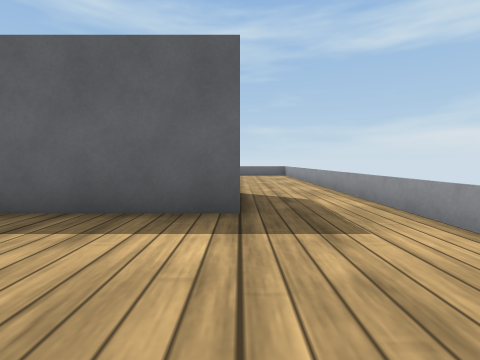
View 1 (above)

21 first-person views from a walk through a robot-simulator world made for Webots. The camera is 0.15 m above the floor, tilts 4° down and sees 85° across. The floor is counted in squares, 0.2 m on a side. Each view is taken from the middle of a square. On the plan, view 1 faces up. The plan holds only what a view shows up to about 9 squares ahead; the rest is blank. The robots in the file are not drawn. Simple shapes and patterns stand in for the simulator's stock objects.

View 2
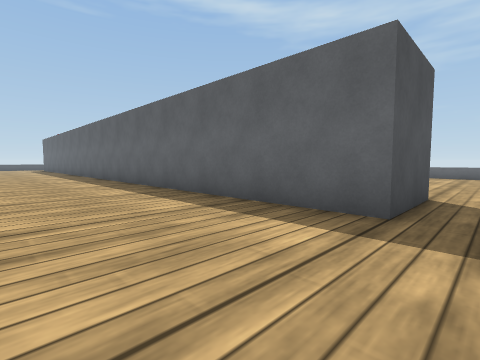

View 3
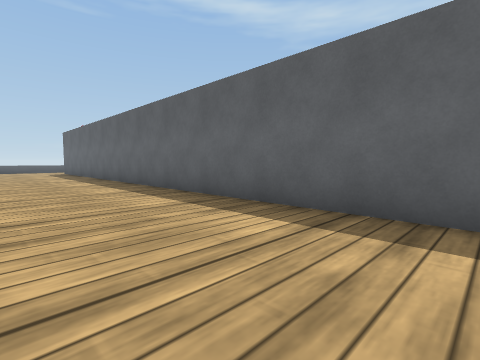

View 4
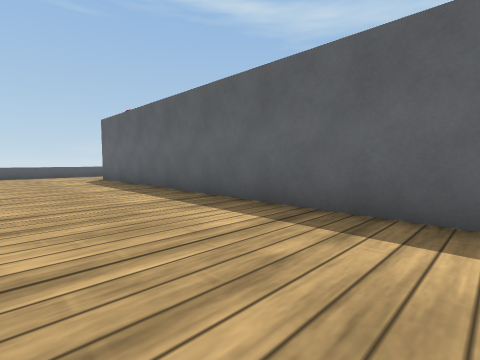

View 5
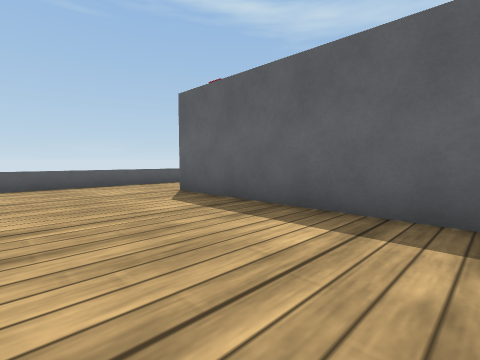

View 6
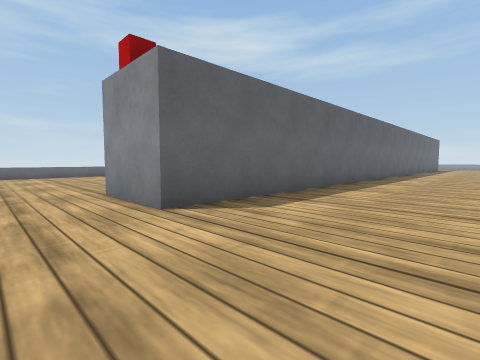

View 7
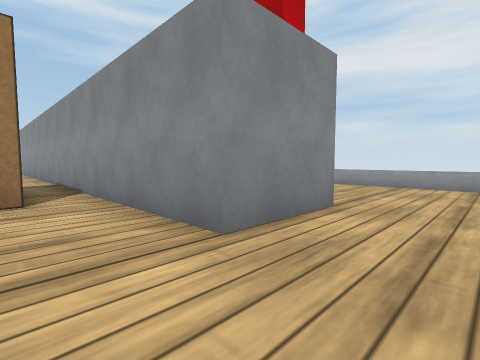

View 8
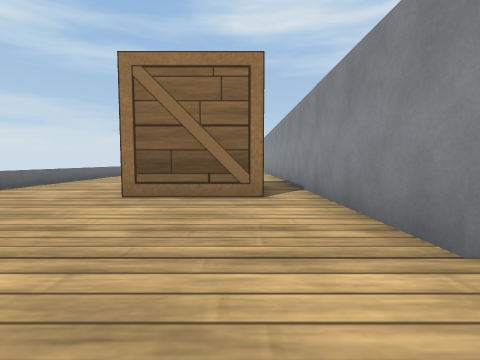

View 9
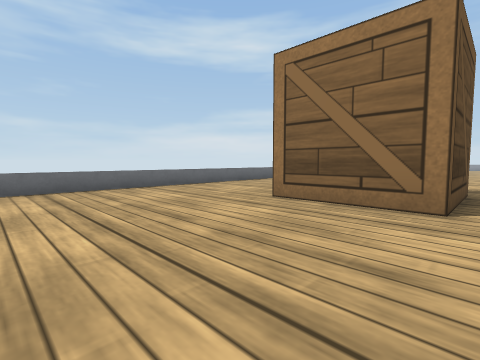

View 10
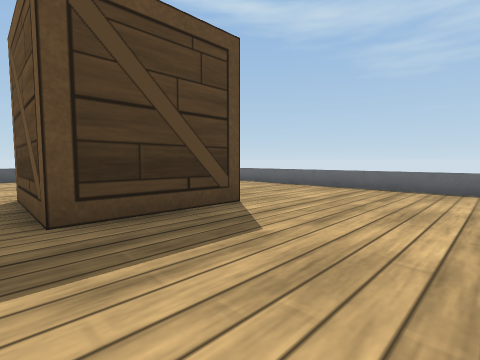

View 11
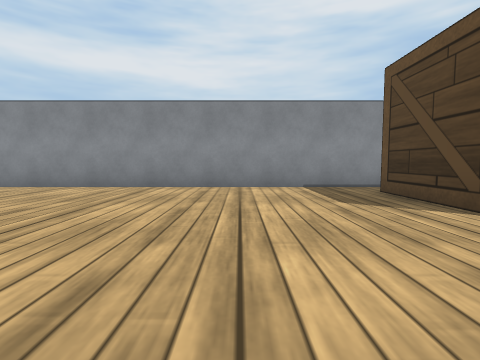

View 12
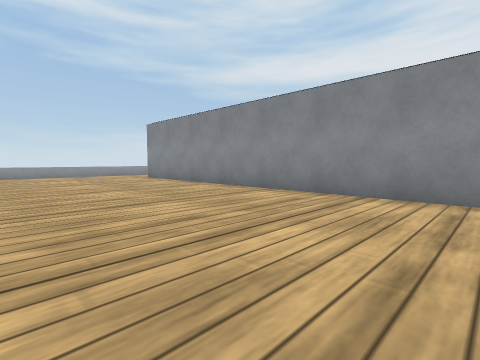

View 13
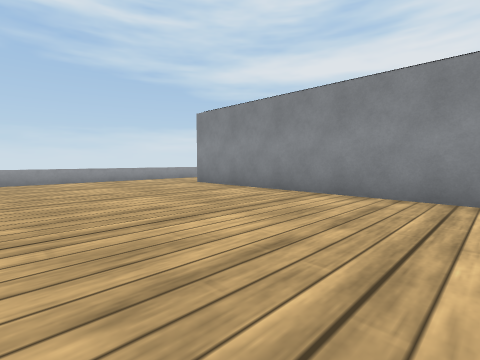

View 14
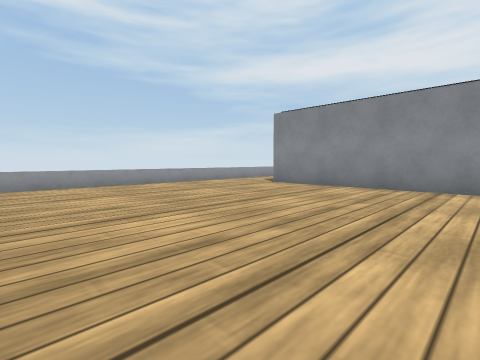

View 15
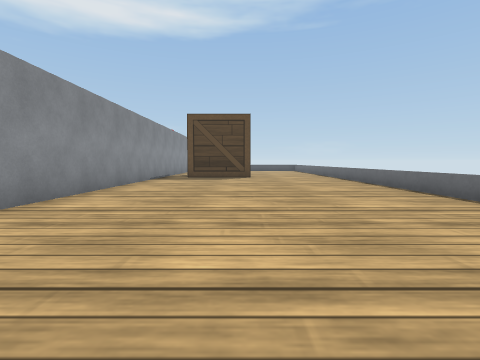

View 16
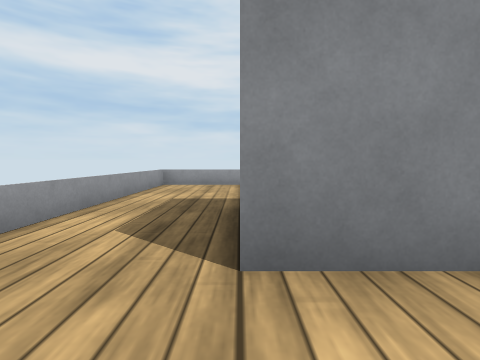

View 17
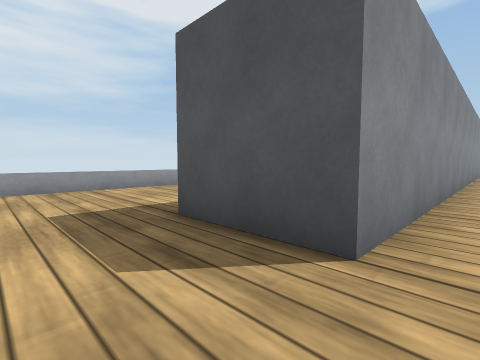

View 18
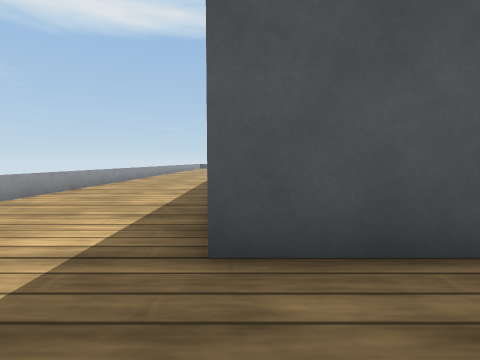

View 19
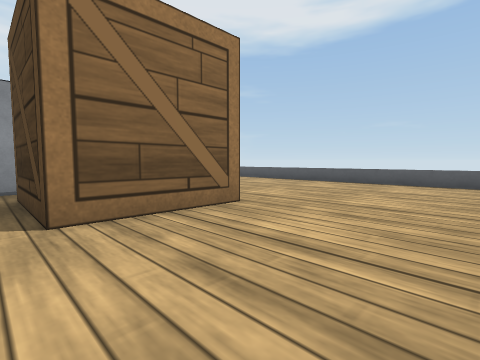

View 20
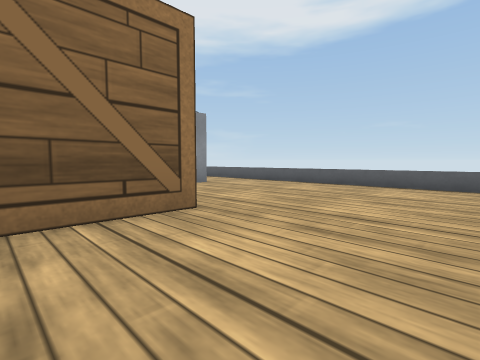

View 21
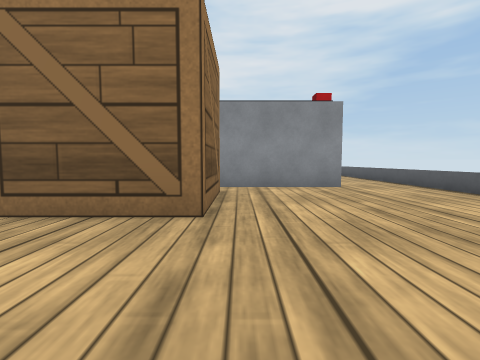

### Floor plan
Key: @ floor where view 1 was taken; # wall or solid block; . floor; = window, fence, low wall or low ledge; C conveyor; B red box; W wooden box.
Columns run from 28 left of view 1 to 3 right of it. Each row starts with its distance up from view 1.
 15   ================
 14 =..................   .........=
 13 =...................  .........=
 12 =..............................=
 11 =..............................=
 10 =......WWW.....................=
  9  ......W W.....................=
  8 =......WWW.....................=
  7 =..............................=
  6 =..CCCCCCCCCCCCCCCCCCCCCCCCCC..=
  5 =..B                        C..=
  4 =..CCCCCCCCCCCCCCCCCCCCCCCCCC..=
  3 =..............................=
  2 =..............................=
  1 =..............................=
  0 =...........................@..=
 -1 #=====               ==========#

Positions as (right, up) in squares from view 1, and headings:
1: (0, 0), facing up
2: (1, 0), facing up-left
3: (-6, 0), facing up-left
4: (-13, 0), facing up-left
5: (-19, 0), facing up-left
6: (-27, 0), facing up-right
7: (-27, 8), facing down-right
8: (-27, 8), facing right
9: (-26, 7), facing up-right
10: (-15, 7), facing up-left
11: (-15, 14), facing down
12: (-12, 12), facing down-right
13: (-8, 12), facing down-right
14: (-6, 14), facing down-right
15: (-6, 10), facing left
16: (0, 8), facing down
17: (2, 7), facing down-left
18: (2, 4), facing left
19: (-18, 14), facing down-left
20: (-19, 14), facing down-left
21: (-22, 14), facing down
